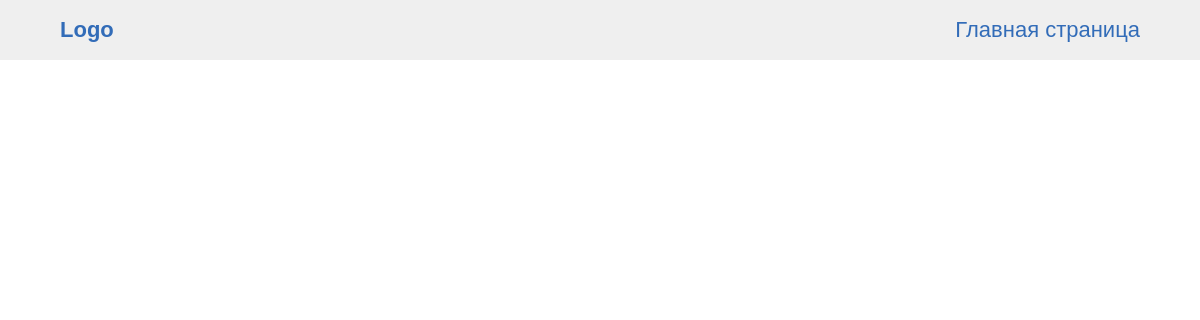
/tasks/1/, run on an earlier commit of the app's database.
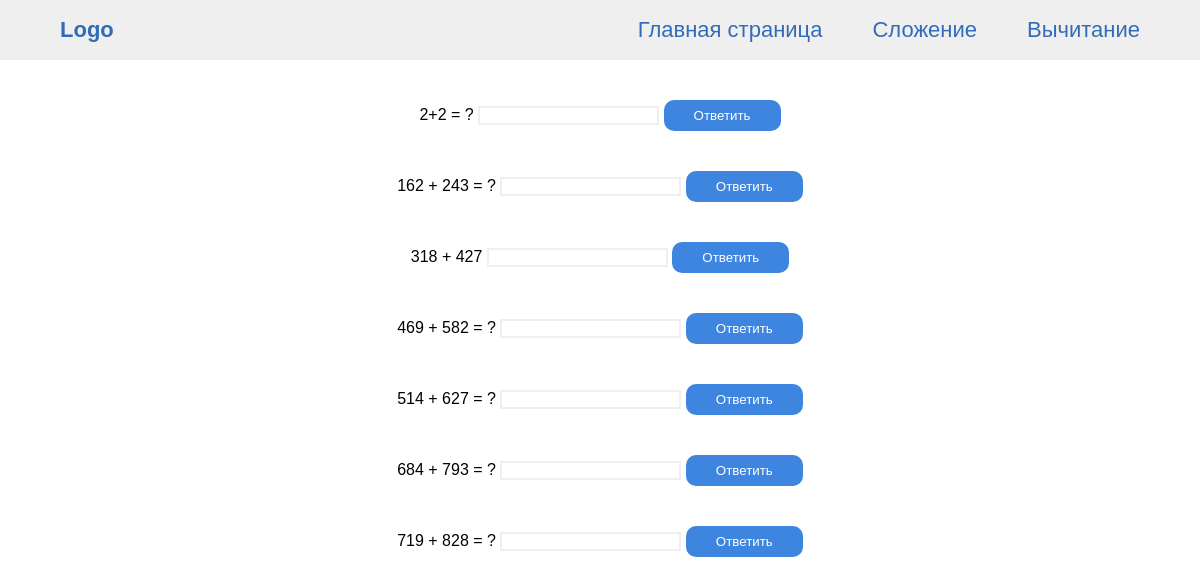
And on a later commit of the database.
### tasks/models.py (models this page shows, shortened)
class Type(models.Model):
    title = models.CharField(max_length=48, verbose_name='Название')
    def get_absolute_url(self):
        return reverse('tasks', kwargs={'type_id': self.id})

class Tasks(models.Model):
    condition = models.CharField(max_length=2000, verbose_name='Условие')
    answer = models.IntegerField(verbose_name='Ответ')
    type = models.ForeignKey(Type, on_delete=models.CASCADE, related_name='tasks', verbose_name='Тип')

### tasks/views.py (the view, shortened to what this page needs)
# urls.py: path('tasks/<int:type_id>/', tasks_view, name='tasks')
def tasks_view(request, type_id):
    tasks = Tasks.objects.filter(type_id=type_id)
    context = {
        'title': 'Задачи',
        'tasks': tasks,
        'current_type': type_id,
        'types': Type.objects.all(),
    }
    return render(request, 'tasks.html', context)

### templates/tasks.html (shortened to what this page needs)
<!DOCTYPE html>
<html lang="en">
<head>
    {% load static %}
    <link rel="stylesheet" type="text/css" href="{% static 'css/style.css' %}">
</head>
<body>
    <div class="header__block">
        <div class="header__body">
          <div class="header__logo">Logo</div>
          <nav class="header__menu">
            <ul class="header__list">
                <li class="header__item">
                    <a class="header__link" href="{% url 'main_page' %}">Главная страница</a>
                  </li>
              {% for type in types %}
              <li class="header__item">
                <a class="header__link" href="{{ type.get_absolute_url }}">{{ type.title }}</a>
              </li>
              {% endfor %}
            </ul>
          </nav>
        </div>
      </div>
    {% for task in tasks %}
    <form class="form__task" action="{% url 'tasks' current_type %}" method="post">
        {{ task.condition }}
        <input type="number" name="{{ task.pk }}" value="-">
        <button class="btn" type="submit">Ответить</button>
    </form>
    {% endfor %}
</body>
</html>

### tasks/static/css/style.css (style rules this page uses)
* { padding: 0; margin: 0; border: 0; font-family: "Nunito", sans-serif; }
*, *:before, *:after { -webkit-box-sizing: border-box; box-sizing: border-box; }
nav, footer, header, aside { display: block; }
html, body { height: 100%; width: 100%; font-size: 100%; line-height: 1; font-size: 14px; -ms-text-size-adjust: 100%; -moz-text-size-adjust: 100%; -webkit-text-size-adjust: 100%; }
input, button, textarea { font-family: inherit; }
button { cursor: pointer; }
a, a:visited { text-decoration: none; }
ul li { list-style: none; }
input[type=number] { -moz-appearance: textfield; }
.header__block { position: relative; z-index: 3; min-height: 5vh; }
.header__block::before { content: ''; position: absolute; top: 0; left: 0; width: 100%; height: 7.5vh; background-color: #efefef; }
.header__body { position: relative; z-index: 50; padding: 0px 5vw; display: flex; align-items: center; justify-content: space-between; }
.header__logo { color: #326cb8; font-size: 22px; font-weight: 700; }
.header__list { display: flex; }
.header__item { min-height: 7.5vh; display: flex; align-items: center; justify-content: center; margin: 0px 50px 0px 0px; }
.header__item:last-child { margin: 0px 0px 0px 0px; }
.header__link { color: #326cb8; font-size: 22px; font-weight: 500; }
.form__task { padding: 5vh 0px 0px 0px; text-align: center; font-size: 16px; }
input { border: 2px solid #efefef; }
.btn { background-color: #3e85e0; color: #fff; padding: 8px 30px; border-radius: 10px; font-weight: 500; }

What changed in the data, as far as the page shows it:
added Type: title "Сложение"
added Type: title "Вычитание"
added Tasks: condition "2+2 = ?"
added Tasks: condition "162 + 243 = ?"
added Tasks: condition "318 + 427"
added Tasks: condition "469 + 582 = ?"
added Tasks: condition "514 + 627 = ?"
added Tasks: condition "684 + 793 = ?"
added Tasks: condition "719 + 828 = ?"
